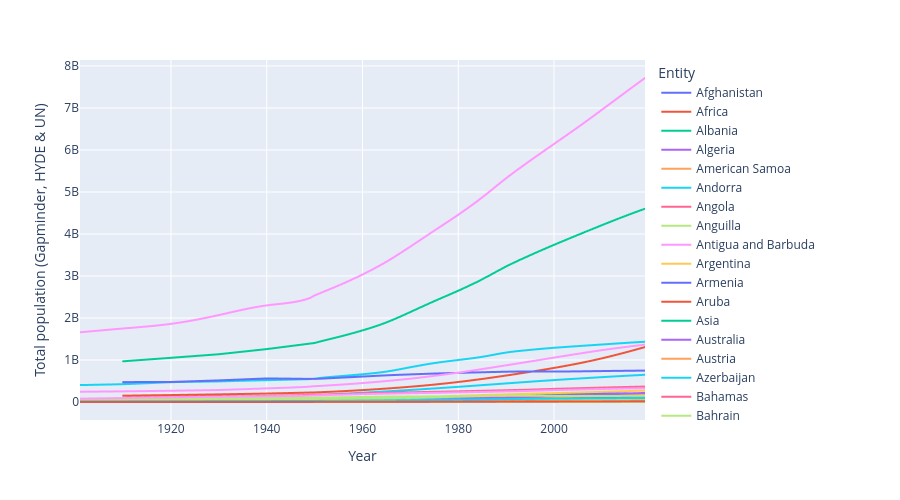

The cell this chart's notebook holds for it:
### Code cell
px.line(pop.query("Year > 1900"), x="Year", y="Total population (Gapminder, HYDE & UN)", color="Entity" , height=500)
